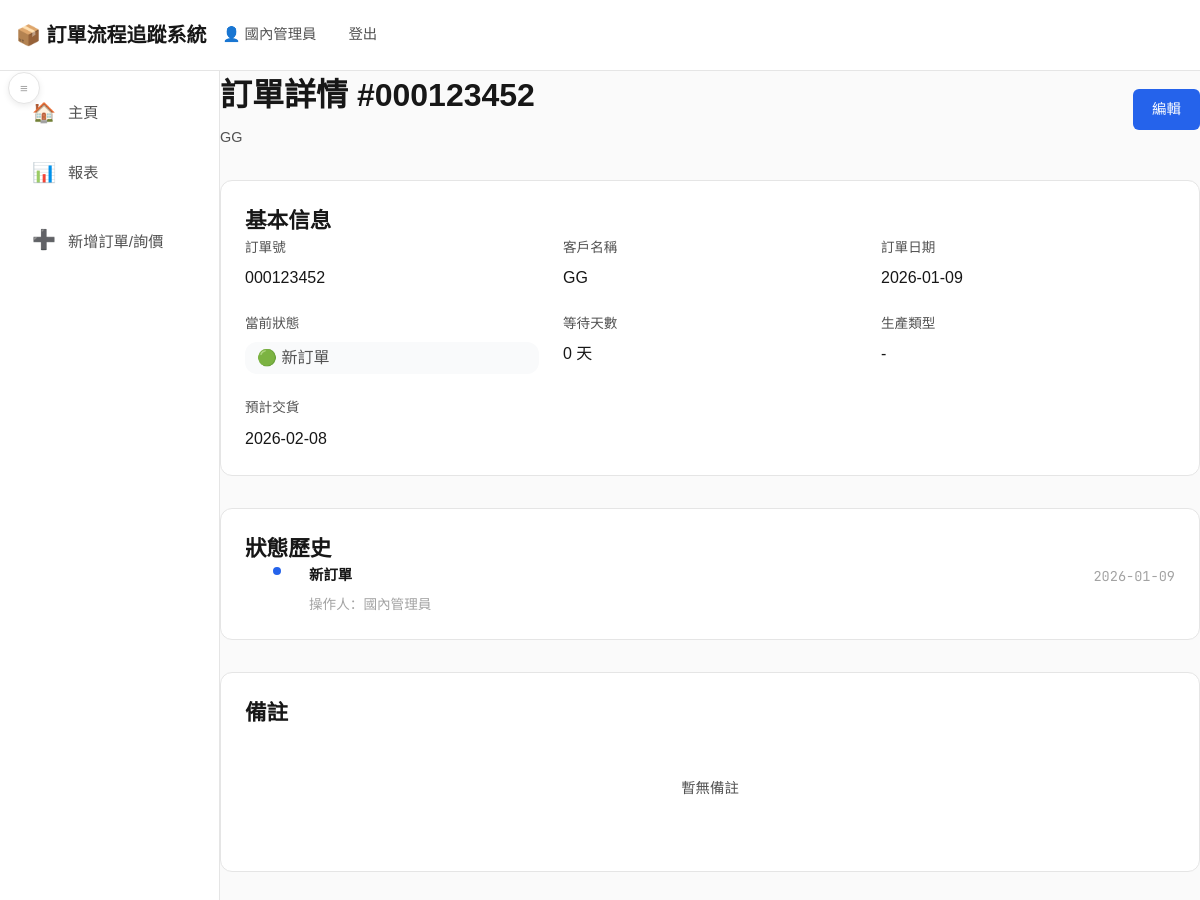
Before: /tracking/orders/000123452 (signed in) with the older database file.
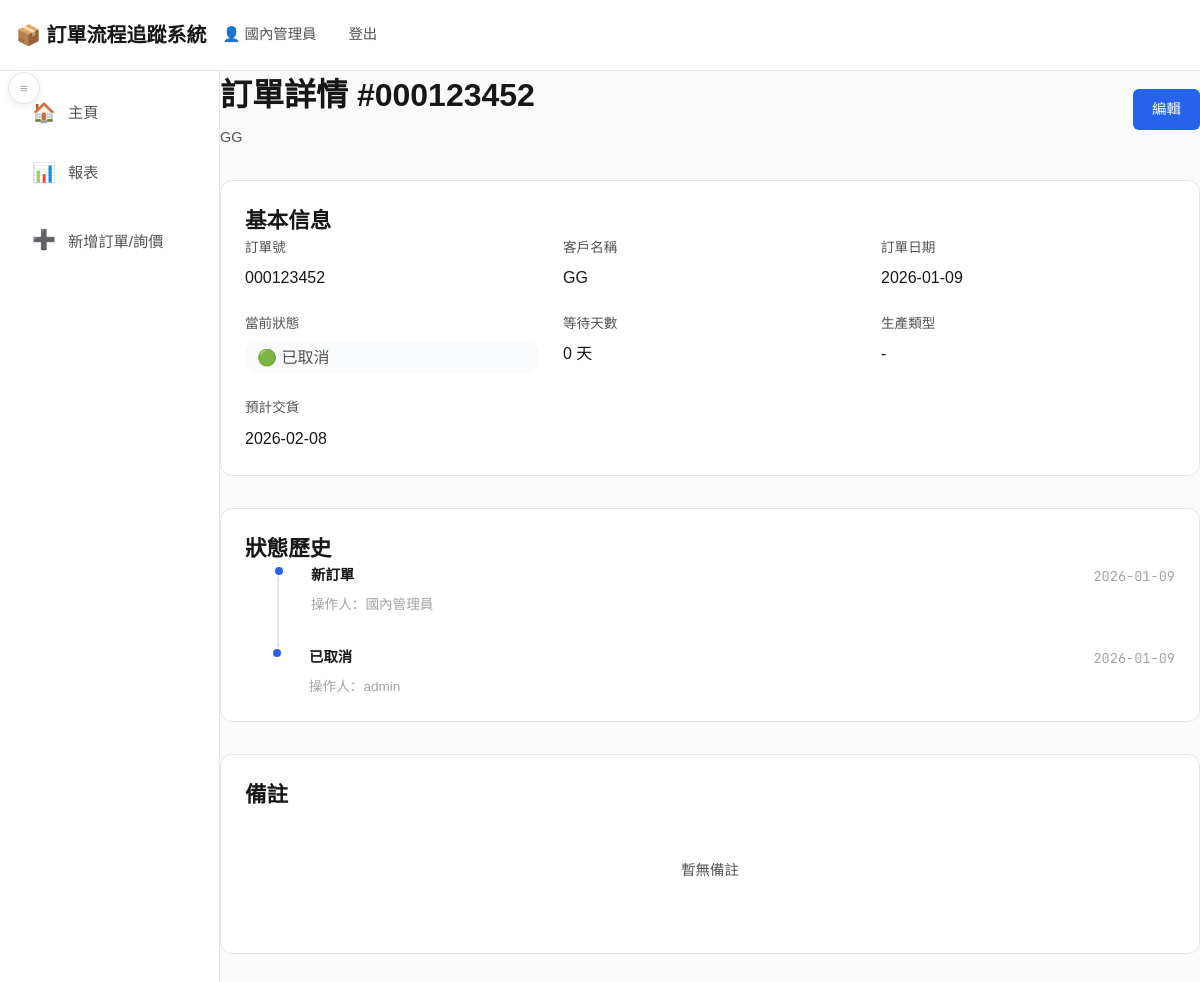
After: the same page with the newer database file.
### tables this page shows
CREATE TABLE status_history (
            id INTEGER PRIMARY KEY AUTOINCREMENT,
            order_id INTEGER NOT NULL,
            order_number VARCHAR(50) NOT NULL,
            from_status VARCHAR(50),
            to_status VARCHAR(50) NOT NULL,
            action_date DATE NOT NULL,
            operator VARCHAR(50),
            notes TEXT,
            created_at TIMESTAMP DEFAULT CURRENT_TIMESTAMP,
            FOREIGN KEY (order_id) REFERENCES orders(id) ON DELETE CASCADE
        );

CREATE TABLE orders (
            id INTEGER PRIMARY KEY AUTOINCREMENT,
            order_number VARCHAR(50) UNIQUE NOT NULL,
            customer_id INTEGER,
            customer_name VARCHAR(100) NOT NULL,
            order_date DATE NOT NULL,
            current_status VARCHAR(50) NOT NULL DEFAULT '新訂單',
            status_light VARCHAR(10) NOT NULL DEFAULT 'green',
            status_days INTEGER DEFAULT 0,
            last_status_change_date DATE,
            production_type VARCHAR(100),
            product_code VARCHAR(50),
            pattern_code VARCHAR(50),
            expected_delivery_date DATE,
            notes TEXT,
            from_revision_id VARCHAR(50),
            created_at TIMESTAMP DEFAULT CURRENT_TIMESTAMP,
            updated_at TIMESTAMP DEFAULT CURRENT_TIMESTAMP
        , product_name VARCHAR(100), quantity VARCHAR(50), factory VARCHAR(100));

### order_tracking/__init__.py (the view)
@tracking_bp.route('/orders/<order_number>')
@login_required
def order_detail(order_number):
    conn = get_db()
    cursor = conn.cursor()
    cursor.execute('SELECT * FROM orders WHERE order_number = ?', (order_number,))
    order = cursor.fetchone()
    if not order:
        conn.close()
        return '訂單不存在', 404
    order = dict(order)
    cursor.execute('''
        SELECT * FROM status_history
        WHERE order_number = ?
        ORDER BY action_date ASC, created_at ASC
    ''', (order_number,))
    history = [dict(row) for row in cursor.fetchall()]
    cursor.execute('''
        SELECT * FROM notes
        WHERE item_type = 'order' AND item_id = ?
        ORDER BY created_at DESC
    ''', (order['id'],))
    notes = [dict(row) for row in cursor.fetchall()]
    conn.close()
    return render_template('order_detail.html', order=order, history=history, notes=notes)

### order_tracking/__init__.py (called while the page is built)
def login_required(f):
    @functools.wraps(f)
    def decorated_function(*args, **kwargs):
        if 'user_id' not in session:
            if request.path.startswith('/tracking/api'):
                return jsonify({'success': False, 'error': '未登入', 'code': 'UNAUTHORIZED'}), 401
            return redirect(url_for('tracking_bp.login'))
        return f(*args, **kwargs)
    return decorated_function

### order_tracking/models.py (called while the page is built)
def get_db():
    conn = sqlite3.connect(DATABASE_PATH)
    conn.row_factory = sqlite3.Row
    return conn

### order_tracking/templates/tracking/order_detail.html (shortened to what this page needs)
{% extends "base.html" %}
{% block content %}
<div class="detail-page">
    <div class="page-header">
        <div style="display: flex; justify-content: space-between; align-items: center;">
            <div>
                <h1>訂單詳情 #{{ order.order_number }}</h1>
                <p class="page-subtitle">{{ order.customer_name }}</p>
            </div>
            {% if session.get('role') == 'admin' %}
            <a href="{{ url_for('tracking_bp.order_edit', order_number=order.order_number) }}" class="btn btn-primary">編輯</a>
            {% endif %}
        </div>
    </div>
    <div class="section">
        <h2>基本信息</h2>
        <div class="info-grid">
            <div class="info-item">
                <div class="info-label">訂單號</div>
                <div class="info-value">{{ order.order_number }}</div>
            </div>
            <div class="info-item">
                <div class="info-label">客戶名稱</div>
                <div class="info-value">{{ order.customer_name }}</div>
            </div>
            <div class="info-item">
                <div class="info-label">訂單日期</div>
                <div class="info-value">{{ order.order_date }}</div>
            </div>
            <div class="info-item">
                <div class="info-label">當前狀態</div>
                <div class="info-value status-badge status-{{ order.current_status }}">
                    <span class="light-emoji">
                        {% if order.status_light == 'red' %}🔴
                        {% elif order.status_light == 'yellow' %}🟡
                        {% else %}🟢{% endif %}
                    </span>
                    {{ order.current_status }}
                </div>
            </div>
            <div class="info-item">
                <div class="info-label">等待天數</div>
                <div class="info-value">{{ order.status_days }} 天</div>
            </div>
            <div class="info-item">
                <div class="info-label">生產類型</div>
                <div class="info-value">{{ order.production_type or '-' }}</div>
            </div>
            <div class="info-item">
                <div class="info-label">預計交貨</div>
                <div class="info-value">{{ order.expected_delivery_date or '-' }}</div>
            </div>
        </div>
    </div>
    <div class="section">
        <h2>狀態歷史</h2>
        {% if history %}
        <div class="timeline">
            {% for item in history %}
            <div class="timeline-item">
                <div class="timeline-marker"></div>
                <div class="timeline-content">
                    <div class="timeline-header">
                        <span class="timeline-status">{{ item.to_status }}</span>
                        <span class="timeline-date">{{ item.action_date }}</span>
                    </div>
                    {% if item.operator %}
                    <div class="timeline-operator">操作人：{{ item.operator }}</div>
                    {% endif %}
                </div>
            </div>
            {% endfor %}
        </div>
        {% else %}
        <div class="empty-state">暫無歷史記錄</div>
        {% endif %}
    </div>
    <div class="section">
        <h2>備註</h2>
        {% if notes %}
        <div class="notes-list">
            {% for note in notes %}
            <div class="note-item">
                <div class="note-content">{{ note.content }}</div>
                <div class="note-meta">
                    <span>{{ note.created_by or '系統' }}</span>
                    <span>{{ note.created_at }}</span>
                </div>
            </div>
            {% endfor %}
        </div>
        {% else %}
        <div class="empty-state">暫無備註</div>
        {% endif %}
    </div>
</div>
{% endblock %}

### order_tracking/templates/tracking/base.html (shortened to what this page needs)
<!DOCTYPE html>
<html lang="zh-CN">
<head>
    <link rel="stylesheet" href="{{ url_for('tracking_bp.static', filename='tracking.css') }}">
</head>
<body>
    <div class="header">
        <div class="header-content">
            <div class="title">📦 訂單流程追蹤系統</div>
            <div class="nav-user">
                <span class="user-name">👤 {{ session.get('display_name', '用戶') }}</span>
                <a href="{{ url_for('tracking_bp.logout') }}" class="nav-link">登出</a>
            </div>
        </div>
    </div>
    <div class="app-layout" id="appLayout">
        <button class="sidebar-toggle" onclick="toggleSidebar()" title="摺疊 / 展開側邊欄">≡</button>
        <aside class="sidebar">
            <div class="sidebar-menu">
                <a href="{{ url_for('tracking_bp.index') }}" class="sidebar-item {% if request.endpoint == 'tracking_bp.index' %}active{% endif %}">
                    <span class="sidebar-icon">🏠</span>
                    <span class="sidebar-text">主頁</span>
                </a>
                <a href="{{ url_for('tracking_bp.reports') }}" class="sidebar-item {% if request.endpoint == 'tracking_bp.reports' %}active{% endif %}">
                    <span class="sidebar-icon">📊</span>
                    <span class="sidebar-text">報表</span>
                </a>
                {% if session.get('role') == 'admin' %}
                <button class="sidebar-item sidebar-button" onclick="showNewOrderModal()">
                    <span class="sidebar-icon">➕</span>
                    <span class="sidebar-text">新增訂單/詢價</span>
                </button>
                {% endif %}
            </div>
        </aside>
        <main class="main-content">
            {% block content %}{% endblock %}
        </main>
    </div>
</body>
</html>

### order_tracking/static/tracking.css (style rules this page uses)
:root { --bg: #fafafa; --card: #ffffff; --text: #171717; --text-2: #525252; --text-3: #a3a3a3; --border: #e5e5e5; --blue: #2563eb; --red: #dc2626; --red-bg: #fef2f2; --yellow: #f59e0b; --yellow-bg: #fffbeb; --green: #10b981; --green-bg: #f0fdf4; --gray: #6b7280; --gray-bg: #f9fafb; --bg-primary: var(--bg); --bg-secondary: var(--card); --bg-hover: var(--gray-bg); --accent-blue: var(--blue); --accent-cyan: #06b6d4; --status-danger: var(--red); --status-warning: var(--yellow); --status-success: var(--green); --text-primary: var(--text); --text-secondary: var(--text-2); --text-muted: var(--text-3); --border-color: var(--border); }
* { margin: 0; padding: 0; box-sizing: border-box; }
body { font-family: 'Noto Sans TC', sans-serif; background: var(--bg); color: var(--text); line-height: 1.5; font-size: 0.9rem; }
.header { background: rgba(255, 255, 255, 0.95); backdrop-filter: blur(10px); border-bottom: 1px solid var(--border); padding: 1rem 1rem; position: sticky; top: 0; z-index: 100; }
.header-content { width: 100%; display: flex; align-items: center; gap: 1rem; }
.title { font-size: 1.25rem; font-weight: 600; }
.nav-link { color: var(--text-2); text-decoration: none; padding: 0.5rem 1rem; border-radius: 6px; transition: all 0.2s; }
.nav-user { display: flex; align-items: center; gap: 1rem; }
.user-name { color: var(--text-2); }
.app-layout { display: flex; min-height: calc(100vh - 60px); }
.sidebar { width: 220px; background: var(--card); border-right: 1px solid var(--border); padding: 1rem 0; flex-shrink: 0; }
.sidebar-menu { display: flex; flex-direction: column; gap: 0.5rem; padding: 0 1rem; }
.sidebar-item { display: flex; align-items: center; gap: 0.75rem; padding: 0.75rem 1rem; color: var(--text-2); text-decoration: none; border-radius: 8px; transition: all 0.2s; cursor: pointer; border: none; background: transparent; font-family: inherit; font-size: 0.95rem; width: 100%; text-align: left; }
.sidebar-icon { font-size: 1.2rem; width: 24px; text-align: center; }
.sidebar-text { font-weight: 500; }
.sidebar-button { margin-top: 0.5rem; }
.sidebar-toggle { position: absolute; top: 72px; left: 8px; width: 32px; height: 32px; border-radius: 999px; border: 1px solid var(--border); background: var(--card); display: flex; align-items: center; justify-content: center; cursor: pointer; box-shadow: 0 2px 6px rgba(0,0,0,0.08); color: var(--text-3); z-index: 50; }
.main-content { flex: 1; min-height: calc(100vh - 60px); overflow-x: hidden; display: flex; flex-direction: column; width: 100%; max-width: 100%; overflow-y: auto; }
.timeline { position: relative; padding-left: 2rem; }
.timeline-item { position: relative; padding-bottom: 1.25rem; border-left: 2px solid var(--border-color); padding-left: 1.75rem; }
.timeline-item:last-child { border-left: none; padding-bottom: 0; }
.timeline-marker { position: absolute; left: -7px; top: 0; width: 12px; height: 12px; border-radius: 50%; background: var(--blue); border: 2px solid var(--bg); }
.timeline-header { display: flex; justify-content: space-between; align-items: center; margin-bottom: 0.25rem; }
.timeline-status { font-weight: 600; color: var(--text); font-size: 0.9rem; }
.timeline-date { color: var(--text-3); font-size: 0.8rem; font-family: 'JetBrains Mono', monospace; }
.timeline-operator { color: var(--text-3); font-size: 0.8rem; }
.page-header { margin-bottom: 2rem; }
.page-header h1 { font-size: 2rem; margin-bottom: 0.5rem; }
.page-subtitle { color: var(--text-secondary); }
.section { background: var(--bg-secondary); border: 1px solid var(--border-color); border-radius: 12px; padding: 1.5rem; margin-bottom: 2rem; }
.status-badge { padding: 0.25rem 0.75rem; border-radius: 12px; font-size: 0.8rem; background: var(--bg-hover); color: var(--text-secondary); }
.empty-state { text-align: center; padding: 3rem; color: var(--text-secondary); }
.btn { padding: 0.6rem 1.2rem; border: none; border-radius: 6px; font-weight: 500; cursor: pointer; font-size: 0.9rem; transition: all 0.2s; text-decoration: none; display: inline-block; }
.btn-primary { background: var(--accent-blue); color: white; }

Changed rows visible on the page:
changed orders "GG": current_status "新訂單" → "已取消"
added status_history: to_status "已取消", action_date "2026-01-09", operator "admin"
